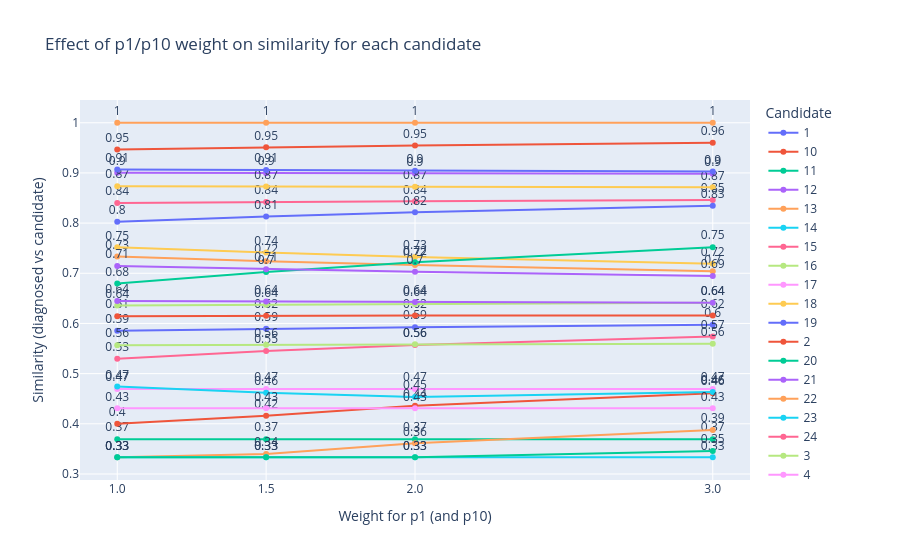

The cell this chart's notebook holds for it:
### Code cell
import plotly.express as px
# 2) ordenar para as linhas ficarem “certinhas” (cada candidato em ordem de w_p1)
df_plot = df_w.sort_values(['candidate_name', 'w_p1'])

# 3) gráfico de linhas: uma linha por candidato, x = peso, y = similaridade
fig = px.line(
    df_plot,
    x='w_p1',                 # peso de p1 (e p10)
    y='similarity_result',    # similaridade diagnosed–candidate
    color='candidate_name',   # cada cor/linha = um candidato
    markers=True,
    text=df_plot['similarity_result'].round(2),  # rótulo com a similaridade
    labels={
        'w_p1': 'Weight for p1 (and p10)',
        'similarity_result': 'Similarity (diagnosed vs candidate)',
        'candidate_name': 'Candidate'
    },
    title='Effect of p1/p10 weight on similarity for each candidate'
)

# colocar os valores de similaridade acima dos pontos
fig.update_traces(textposition='top center')

fig.update_layout(
    legend_title_text='Candidate',
    xaxis=dict(
        tickmode='array',
        tickvals=sorted(df_plot['w_p1'].unique()),
        ticktext=[str(v) for v in sorted(df_plot['w_p1'].unique())]
    )
)

fig.show()

### Figure 1 — Plotly figure (JSON) as saved in the notebook; plotly's stock layout.template omitted (floating-point values rounded to 4 significant figures)
{"data": [{"hovertemplate": "Candidate=1<br>Weight for p1 (and p10)=%{x}<br>Similarity (diagnosed vs candidate)=%{y}<br>text=%{text}<extra></extra>", "legendgroup": "1", "line": {"color": "#636efa", "dash": "solid"}, "marker": {"symbol": "circle"}, "mode": "lines+markers+text", "name": "1", "orientation": "v", "showlegend": true, "text": [0.59, 0.59, 0.59, 0.6], "textposition": "top center", "type": "scatter", "x": [1.0, 1.5, 2.0, 3.0], "xaxis": "x", "y": [0.5857, 0.5894, 0.5925, 0.5974], "yaxis": "y"}, {"hovertemplate": "Candidate=10<br>Weight for p1 (and p10)=%{x}<br>Similarity (diagnosed vs candidate)=%{y}<br>text=%{text}<extra></extra>", "legendgroup": "10", "line": {"color": "#EF553B", "dash": "solid"}, "marker": {"symbol": "circle"}, "mode": "lines+markers+text", "name": "10", "orientation": "v", "showlegend": true, "text": [0.61, 0.62, 0.62, 0.62], "textposition": "top center", "type": "scatter", "x": [1.0, 1.5, 2.0, 3.0], "xaxis": "x", "y": [0.6145, 0.6153, 0.6156, 0.6158], "yaxis": "y"}, {"hovertemplate": "Candidate=11<br>Weight for p1 (and p10)=%{x}<br>Similarity (diagnosed vs candidate)=%{y}<br>text=%{text}<extra></extra>", "legendgroup": "11", "line": {"color": "#00cc96", "dash": "solid"}, "marker": {"symbol": "circle"}, "mode": "lines+markers+text", "name": "11", "orientation": "v", "showlegend": true, "text": [0.37, 0.37, 0.37, 0.37], "textposition": "top center", "type": "scatter", "x": [1.0, 1.5, 2.0, 3.0], "xaxis": "x", "y": [0.3694, 0.3694, 0.3694, 0.3694], "yaxis": "y"}, {"hovertemplate": "Candidate=12<br>Weight for p1 (and p10)=%{x}<br>Similarity (diagnosed vs candidate)=%{y}<br>text=%{text}<extra></extra>", "legendgroup": "12", "line": {"color": "#ab63fa", "dash": "solid"}, "marker": {"symbol": "circle"}, "mode": "lines+markers+text", "name": "12", "orientation": "v", "showlegend": true, "text": [0.9, 0.9, 0.9, 0.9], "textposition": "top center", "type": "scatter", "x": [1.0, 1.5, 2.0, 3.0], "xaxis": "x", "y": [0.9001, 0.8995, 0.899, 0.8982], "yaxis": "y"}, {"hovertemplate": "Candidate=13<br>Weight for p1 (and p10)=%{x}<br>Similarity (diagnosed vs candidate)=%{y}<br>text=%{text}<extra></extra>", "legendgroup": "13", "line": {"color": "#FFA15A", "dash": "solid"}, "marker": {"symbol": "circle"}, "mode": "lines+markers+text", "name": "13", "orientation": "v", "showlegend": true, "text": [0.33, 0.34, 0.36, 0.39], "textposition": "top center", "type": "scatter", "x": [1.0, 1.5, 2.0, 3.0], "xaxis": "x", "y": [0.3333, 0.34, 0.3611, 0.3875], "yaxis": "y"}, {"hovertemplate": "Candidate=14<br>Weight for p1 (and p10)=%{x}<br>Similarity (diagnosed vs candidate)=%{y}<br>text=%{text}<extra></extra>", "legendgroup": "14", "line": {"color": "#19d3f3", "dash": "solid"}, "marker": {"symbol": "circle"}, "mode": "lines+markers+text", "name": "14", "orientation": "v", "showlegend": true, "text": [0.33, 0.33, 0.33, 0.33], "textposition": "top center", "type": "scatter", "x": [1.0, 1.5, 2.0, 3.0], "xaxis": "x", "y": [0.3333, 0.3333, 0.3333, 0.3333], "yaxis": "y"}, {"hovertemplate": "Candidate=15<br>Weight for p1 (and p10)=%{x}<br>Similarity (diagnosed vs candidate)=%{y}<br>text=%{text}<extra></extra>", "legendgroup": "15", "line": {"color": "#FF6692", "dash": "solid"}, "marker": {"symbol": "circle"}, "mode": "lines+markers+text", "name": "15", "orientation": "v", "showlegend": true, "text": [0.84, 0.84, 0.84, 0.85], "textposition": "top center", "type": "scatter", "x": [1.0, 1.5, 2.0, 3.0], "xaxis": "x", "y": [0.8401, 0.8419, 0.8435, 0.8458], "yaxis": "y"}, {"hovertemplate": "Candidate=16<br>Weight for p1 (and p10)=%{x}<br>Similarity (diagnosed vs candidate)=%{y}<br>text=%{text}<extra></extra>", "legendgroup": "16", "line": {"color": "#B6E880", "dash": "solid"}, "marker": {"symbol": "circle"}, "mode": "lines+markers+text", "name": "16", "orientation": "v", "showlegend": true, "text": [0.64, 0.64, 0.64, 0.64], "textposition": "top center", "type": "scatter", "x": [1.0, 1.5, 2.0, 3.0], "xaxis": "x", "y": [0.6357, 0.6374, 0.6388, 0.6411], "yaxis": "y"}, {"hovertemplate": "Candidate=17<br>Weight for p1 (and p10)=%{x}<br>Similarity (diagnosed vs candidate)=%{y}<br>text=%{text}<extra></extra>", "legendgroup": "17", "line": {"color": "#FF97FF", "dash": "solid"}, "marker": {"symbol": "circle"}, "mode": "lines+markers+text", "name": "17", "orientation": "v", "showlegend": true, "text": [0.47, 0.47, 0.47, 0.47], "textposition": "top center", "type": "scatter", "x": [1.0, 1.5, 2.0, 3.0], "xaxis": "x", "y": [0.4694, 0.4694, 0.4694, 0.4694], "yaxis": "y"}, {"hovertemplate": "Candidate=18<br>Weight for p1 (and p10)=%{x}<br>Similarity (diagnosed vs candidate)=%{y}<br>text=%{text}<extra></extra>", "legendgroup": "18", "line": {"color": "#FECB52", "dash": "solid"}, "marker": {"symbol": "circle"}, "mode": "lines+markers+text", "name": "18", "orientation": "v", "showlegend": true, "text": [0.87, 0.87, 0.87, 0.87], "textposition": "top center", "type": "scatter", "x": [1.0, 1.5, 2.0, 3.0], "xaxis": "x", "y": [0.8735, 0.8729, 0.8724, 0.8712], "yaxis": "y"}, {"hovertemplate": "Candidate=19<br>Weight for p1 (and p10)=%{x}<br>Similarity (diagnosed vs candidate)=%{y}<br>text=%{text}<extra></extra>", "legendgroup": "19", "line": {"color": "#636efa", "dash": "solid"}, "marker": {"symbol": "circle"}, "mode": "lines+markers+text", "name": "19", "orientation": "v", "showlegend": true, "text": [0.8, 0.81, 0.82, 0.83], "textposition": "top center", "type": "scatter", "x": [1.0, 1.5, 2.0, 3.0], "xaxis": "x", "y": [0.8028, 0.8129, 0.8214, 0.8346], "yaxis": "y"}, {"hovertemplate": "Candidate=2<br>Weight for p1 (and p10)=%{x}<br>Similarity (diagnosed vs candidate)=%{y}<br>text=%{text}<extra></extra>", "legendgroup": "2", "line": {"color": "#EF553B", "dash": "solid"}, "marker": {"symbol": "circle"}, "mode": "lines+markers+text", "name": "2", "orientation": "v", "showlegend": true, "text": [0.4, 0.42, 0.44, 0.46], "textposition": "top center", "type": "scatter", "x": [1.0, 1.5, 2.0, 3.0], "xaxis": "x", "y": [0.4, 0.4161, 0.4361, 0.4611], "yaxis": "y"}, {"hovertemplate": "Candidate=20<br>Weight for p1 (and p10)=%{x}<br>Similarity (diagnosed vs candidate)=%{y}<br>text=%{text}<extra></extra>", "legendgroup": "20", "line": {"color": "#00cc96", "dash": "solid"}, "marker": {"symbol": "circle"}, "mode": "lines+markers+text", "name": "20", "orientation": "v", "showlegend": true, "text": [0.33, 0.33, 0.33, 0.35], "textposition": "top center", "type": "scatter", "x": [1.0, 1.5, 2.0, 3.0], "xaxis": "x", "y": [0.3333, 0.3333, 0.3333, 0.3458], "yaxis": "y"}, {"hovertemplate": "Candidate=21<br>Weight for p1 (and p10)=%{x}<br>Similarity (diagnosed vs candidate)=%{y}<br>text=%{text}<extra></extra>", "legendgroup": "21", "line": {"color": "#ab63fa", "dash": "solid"}, "marker": {"symbol": "circle"}, "mode": "lines+markers+text", "name": "21", "orientation": "v", "showlegend": true, "text": [0.64, 0.64, 0.64, 0.64], "textposition": "top center", "type": "scatter", "x": [1.0, 1.5, 2.0, 3.0], "xaxis": "x", "y": [0.6445, 0.6435, 0.6427, 0.6413], "yaxis": "y"}, {"hovertemplate": "Candidate=22<br>Weight for p1 (and p10)=%{x}<br>Similarity (diagnosed vs candidate)=%{y}<br>text=%{text}<extra></extra>", "legendgroup": "22", "line": {"color": "#FFA15A", "dash": "solid"}, "marker": {"symbol": "circle"}, "mode": "lines+markers+text", "name": "22", "orientation": "v", "showlegend": true, "text": [0.73, 0.72, 0.72, 0.7], "textposition": "top center", "type": "scatter", "x": [1.0, 1.5, 2.0, 3.0], "xaxis": "x", "y": [0.7336, 0.7241, 0.7163, 0.7039], "yaxis": "y"}, {"hovertemplate": "Candidate=23<br>Weight for p1 (and p10)=%{x}<br>Similarity (diagnosed vs candidate)=%{y}<br>text=%{text}<extra></extra>", "legendgroup": "23", "line": {"color": "#19d3f3", "dash": "solid"}, "marker": {"symbol": "circle"}, "mode": "lines+markers+text", "name": "23", "orientation": "v", "showlegend": true, "text": [0.47, 0.46, 0.45, 0.46], "textposition": "top center", "type": "scatter", "x": [1.0, 1.5, 2.0, 3.0], "xaxis": "x", "y": [0.4745, 0.4619, 0.4533, 0.4635], "yaxis": "y"}, {"hovertemplate": "Candidate=24<br>Weight for p1 (and p10)=%{x}<br>Similarity (diagnosed vs candidate)=%{y}<br>text=%{text}<extra></extra>", "legendgroup": "24", "line": {"color": "#FF6692", "dash": "solid"}, "marker": {"symbol": "circle"}, "mode": "lines+markers+text", "name": "24", "orientation": "v", "showlegend": true, "text": [0.53, 0.55, 0.56, 0.57], "textposition": "top center", "type": "scatter", "x": [1.0, 1.5, 2.0, 3.0], "xaxis": "x", "y": [0.5294, 0.5453, 0.5572, 0.5739], "yaxis": "y"}, {"hovertemplate": "Candidate=3<br>Weight for p1 (and p10)=%{x}<br>Similarity (diagnosed vs candidate)=%{y}<br>text=%{text}<extra></extra>", "legendgroup": "3", "line": {"color": "#B6E880", "dash": "solid"}, "marker": {"symbol": "circle"}, "mode": "lines+markers+text", "name": "3", "orientation": "v", "showlegend": true, "text": [0.56, 0.56, 0.56, 0.56], "textposition": "top center", "type": "scatter", "x": [1.0, 1.5, 2.0, 3.0], "xaxis": "x", "y": [0.5567, 0.5576, 0.5583, 0.5595], "yaxis": "y"}, {"hovertemplate": "Candidate=4<br>Weight for p1 (and p10)=%{x}<br>Similarity (diagnosed vs candidate)=%{y}<br>text=%{text}<extra></extra>", "legendgroup": "4", "line": {"color": "#FF97FF", "dash": "solid"}, "marker": {"symbol": "circle"}, "mode": "lines+markers+text", "name": "4", "orientation": "v", "showlegend": true, "text": [0.43, 0.43, 0.43, 0.43], "textposition": "top center", "type": "scatter", "x": [1.0, 1.5, 2.0, 3.0], "xaxis": "x", "y": [0.4309, 0.4309, 0.4309, 0.4309], "yaxis": "y"}, {"hovertemplate": "Candidate=5<br>Weight for p1 (and p10)=%{x}<br>Similarity (diagnosed vs candidate)=%{y}<br>text=%{text}<extra></extra>", "legendgroup": "5", "line": {"color": "#FECB52", "dash": "solid"}, "marker": {"symbol": "circle"}, "mode": "lines+markers+text", "name": "5", "orientation": "v", "showlegend": true, "text": [0.75, 0.74, 0.73, 0.72], "textposition": "top center", "type": "scatter", "x": [1.0, 1.5, 2.0, 3.0], "xaxis": "x", "y": [0.7518, 0.7413, 0.7326, 0.7188], "yaxis": "y"}, {"hovertemplate": "Candidate=6<br>Weight for p1 (and p10)=%{x}<br>Similarity (diagnosed vs candidate)=%{y}<br>text=%{text}<extra></extra>", "legendgroup": "6", "line": {"color": "#636efa", "dash": "solid"}, "marker": {"symbol": "circle"}, "mode": "lines+markers+text", "name": "6", "orientation": "v", "showlegend": true, "text": [0.91, 0.91, 0.9, 0.9], "textposition": "top center", "type": "scatter", "x": [1.0, 1.5, 2.0, 3.0], "xaxis": "x", "y": [0.9068, 0.9056, 0.9046, 0.903], "yaxis": "y"}, {"hovertemplate": "Candidate=7<br>Weight for p1 (and p10)=%{x}<br>Similarity (diagnosed vs candidate)=%{y}<br>text=%{text}<extra></extra>", "legendgroup": "7", "line": {"color": "#EF553B", "dash": "solid"}, "marker": {"symbol": "circle"}, "mode": "lines+markers+text", "name": "7", "orientation": "v", "showlegend": true, "text": [0.95, 0.95, 0.95, 0.96], "textposition": "top center", "type": "scatter", "x": [1.0, 1.5, 2.0, 3.0], "xaxis": "x", "y": [0.9468, 0.951, 0.9546, 0.9601], "yaxis": "y"}, {"hovertemplate": "Candidate=8<br>Weight for p1 (and p10)=%{x}<br>Similarity (diagnosed vs candidate)=%{y}<br>text=%{text}<extra></extra>", "legendgroup": "8", "line": {"color": "#00cc96", "dash": "solid"}, "marker": {"symbol": "circle"}, "mode": "lines+markers+text", "name": "8", "orientation": "v", "showlegend": true, "text": [0.68, 0.7, 0.72, 0.75], "textposition": "top center", "type": "scatter", "x": [1.0, 1.5, 2.0, 3.0], "xaxis": "x", "y": [0.6795, 0.7026, 0.7218, 0.752], "yaxis": "y"}, {"hovertemplate": "Candidate=9<br>Weight for p1 (and p10)=%{x}<br>Similarity (diagnosed vs candidate)=%{y}<br>text=%{text}<extra></extra>", "legendgroup": "9", "line": {"color": "#ab63fa", "dash": "solid"}, "marker": {"symbol": "circle"}, "mode": "lines+markers+text", "name": "9", "orientation": "v", "showlegend": true, "text": [0.71, 0.71, 0.7, 0.69], "textposition": "top center", "type": "scatter", "x": [1.0, 1.5, 2.0, 3.0], "xaxis": "x", "y": [0.7147, 0.7082, 0.7028, 0.6943], "yaxis": "y"}, {"hovertemplate": "Candidate=cand_baseline<br>Weight for p1 (and p10)=%{x}<br>Similarity (diagnosed vs candidate)=%{y}<br>text=%{text}<extra></extra>", "legendgroup": "cand_baseline", "line": {"color": "#FFA15A", "dash": "solid"}, "marker": {"symbol": "circle"}, "mode": "lines+markers+text", "name": "cand_baseline", "orientation": "v", "showlegend": true, "text": [1.0, 1.0, 1.0, 1.0], "textposition": "top center", "type": "scatter", "x": [1.0, 1.5, 2.0, 3.0], "xaxis": "x", "y": [1.0, 1.0, 1.0, 1.0], "yaxis": "y"}], "layout": {"legend": {"title": {"text": "Candidate"}, "tracegroupgap": 0}, "title": {"text": "Effect of p1/p10 weight on similarity for each candidate"}, "xaxis": {"anchor": "y", "domain": [0, 1], "tickmode": "array", "ticktext": ["1.0", "1.5", "2.0", "3.0"], "tickvals": [1, 1.5, 2, 3], "title": {"text": "Weight for p1 (and p10)"}}, "yaxis": {"anchor": "x", "domain": [0, 1], "title": {"text": "Similarity (diagnosed vs candidate)"}}}}
